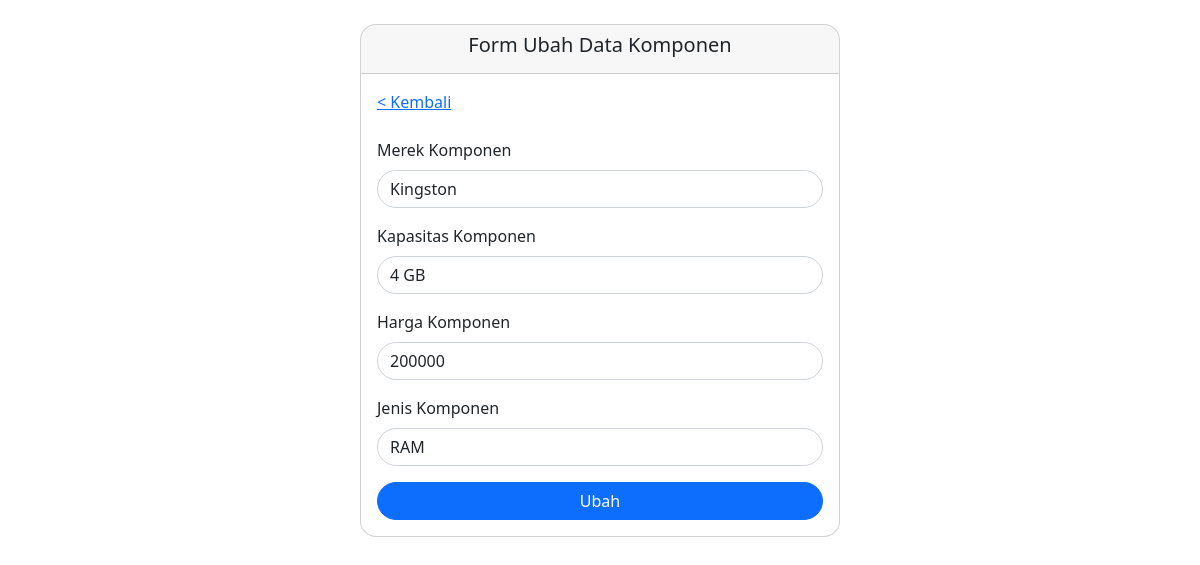
The page /index.php/Komponen004/ubah/1 on the database its author committed.
### tables this page shows
CREATE TABLE `komponen_004` (
  `id_komponen` int(11) NOT NULL,
  `merek_004` varchar(50) NOT NULL,
  `kapasitas_004` varchar(20) NOT NULL,
  `harga_004` varchar(20) NOT NULL,
  `jenis_004` enum('HDD','RAM') NOT NULL
);

### application/controllers/Komponen004.php (called while the page is built, shortened)
<?php
class Komponen004 extends CI_Controller
{
	public function __construct()
	{
		$this->load->model('MKomponen004');
	}
	public function ubah($id)
	{
		$data['komponen'] = $this->MKomponen004->getBarangById($id);
		$this->load->view('ubah', $data);
	}
}

### index.php (called while the page is built, shortened)
<?php
require_once BASEPATH.'core/CodeIgniter.php';

### application/models/MKomponen004.php (called while the page is built, shortened)
<?php
class MKomponen004 extends CI_Model
{
    private $tabel = 'komponen_004';
    public function getBarangById($id)
    {
        return $this->db->get_where($this->tabel, ['id_komponen' => $id])->row_array();
    }
}

### application/views/ubah.php (the view, shortened to what this page needs)
<!DOCTYPE html>
<html lang="en">
<head>
    <link rel="stylesheet" href="<?= base_url('assets/css/bootstrap.css') ?>">
</head>
<body>
    <div class="container mt-4">
        <div class="d-flex justify-content-center">
            <div class="card rounded-4 overflow-hidden" style="width: 30rem;">
                <div class="card-header text-center">
                    <h5>Form Ubah Data Komponen</h5>
                </div>
                <div class="card-body">
                    <a href="<?= site_url() ?>">&lt Kembali</a>
                    <form method="POST" action="<?= site_url() ?>/Komponen004/simpanUbah" class="mt-4">
                        <div class="mb-3">
                            <label for="merek" class="form-label">Merek Komponen</label>
                            <input type="text" class="form-control rounded-pill" id="merek" name="merek" value="<?= $komponen['merek_004'] ?>">
                        </div>
                        <div class="mb-3">
                            <label for="kapasitas" class="form-label">Kapasitas Komponen</label>
                            <input type="text" class="form-control rounded-pill" id="kapasitas" name="kapasitas" value="<?= $komponen['kapasitas_004'] ?>">
                        </div>
                        <div class="mb-3">
                            <label for="harga" class="form-label">Harga Komponen</label>
                            <input type="text" class="form-control rounded-pill" id="harga" name="harga" value="<?= $komponen['harga_004'] ?>">
                        </div>
                        <div class="mb-3">
                            <label for="jenis" class="form-label">Jenis Komponen</label>
                            <input type="text" class="form-control rounded-pill" id="jenis" name="jenis" value="<?= $komponen['jenis_004'] ?>">
                        </div>
                        <button type="submit" class="btn btn-primary rounded-pill w-100">Ubah</button>
                    </form>
                </div>
            </div>
        </div>
    </div>
</body>
</html>

### rows shown on the page
komponen_004: merek "Kingston", kapasitas "4 GB", harga "200000", jenis "RAM"
